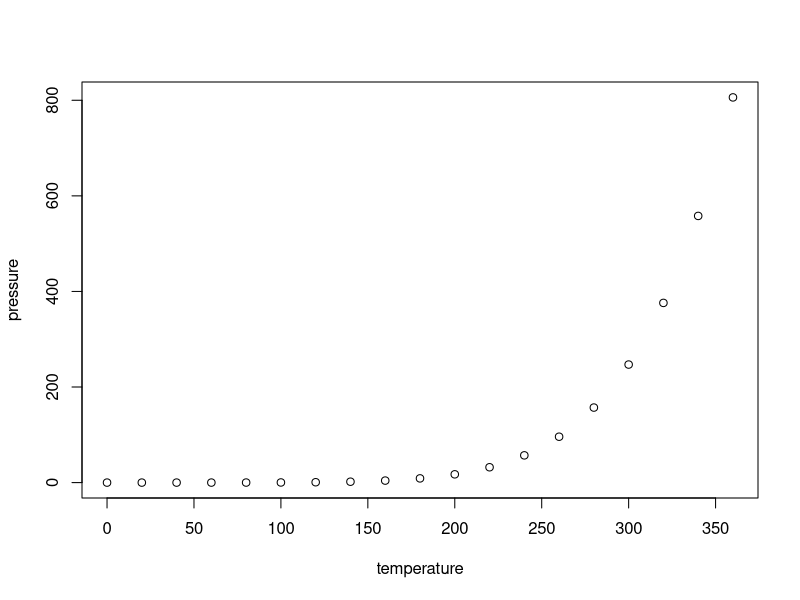
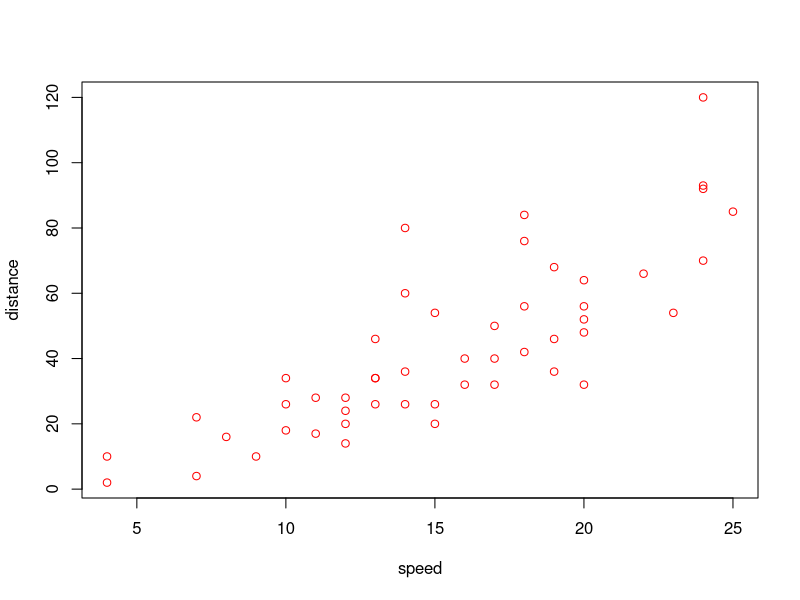
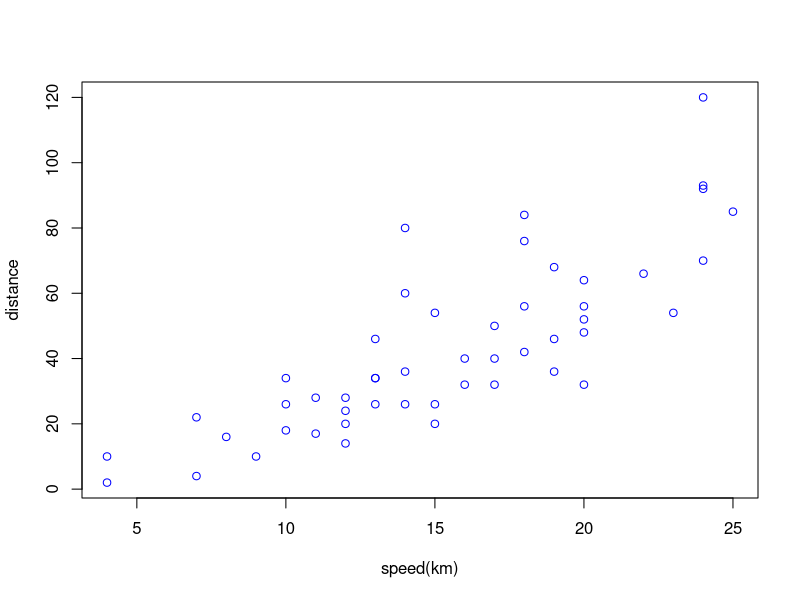

The R script that drew these images, in order:
## ---- chunk 1
knitr::opts_chunk$set(echo = TRUE)
## ---- chunk 2
summary(cars)
## ---- chunk 3
plot(pressure)
## ---- chunk 4
plot(cars, col = "red", xlab = "speed", ylab = "distance")
## ---- chunk 5
library(knitr)
kable(summary(cars))
## ---- chunk 6
plot(cars, col = "blue", xlab = "speed(km)", ylab = "distance")
